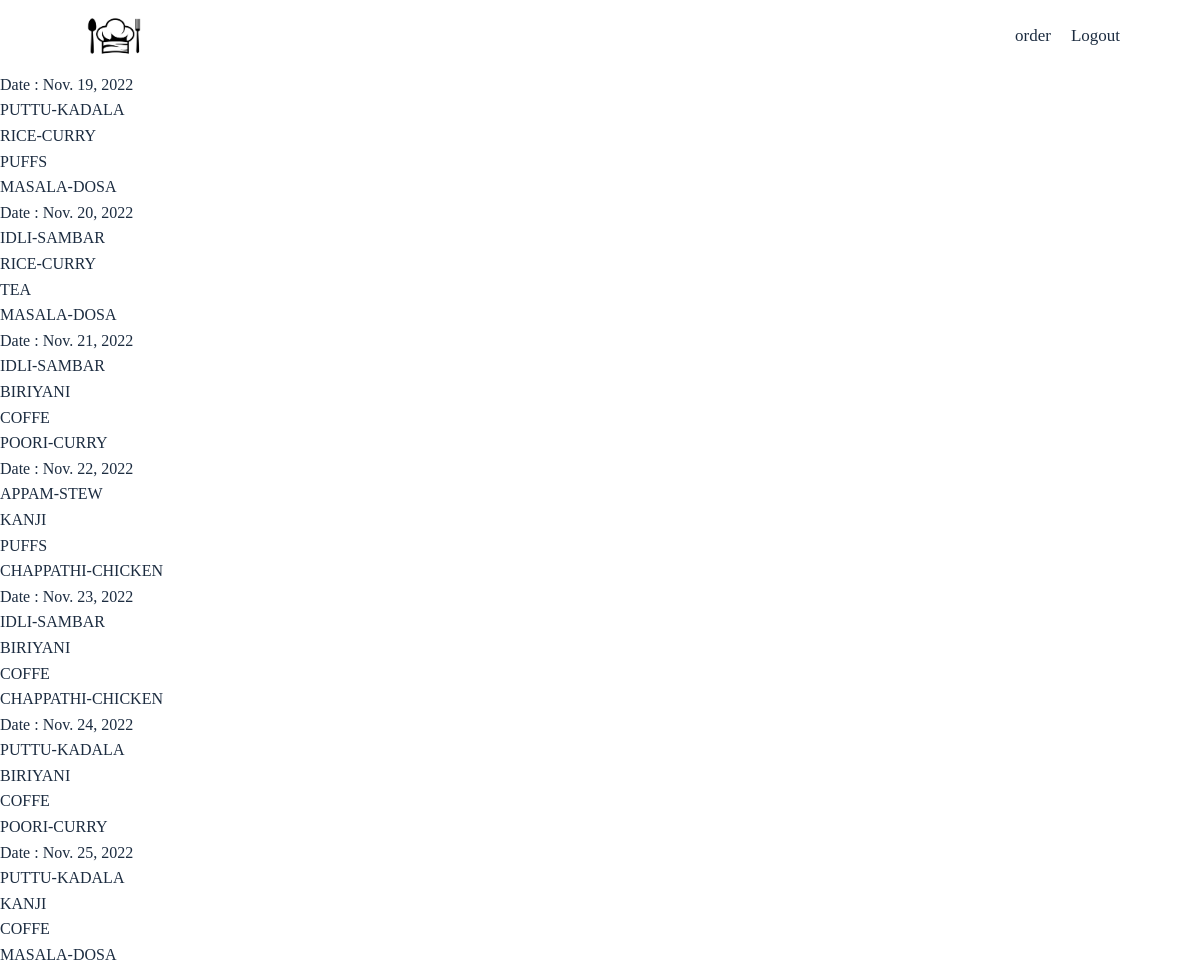
The page / (signed in) on the database its author committed.
### posts/models.py (models this page shows)
class SelectedFood(models.Model):
    BREAKFAST = (
        ('IDLI-SAMBAR', 'Idli-Sambar'),
        ('PUTTU-KADALA', 'Puttu-Kadala'),
        ('APPAM-STEW', 'Appam-Stew'),
    )
    LUNCH = (
        ('BIRIYANI', 'Biriyani'),
        ('RICE-CURRY', 'Rice-curry'),
        ('KANJI', 'Kanjis'),
    )
    SNACKS = (
        ('TEA', 'Tea'),
        ('COFFE', 'Coffe'),
        ('PUFFS', 'Puffs'),
    )
    SUPPER = (
        ('CHAPPATHI-CHICKEN', 'Chappathi-Chicken'),
        ('POORI-CURRY', 'Poori-Curry'),
        ('MASALA-DOSA', 'Masala Dosa'),
    )
    breakfast1 = models.CharField(choices=BREAKFAST,max_length=64)
    lunch1 = models.CharField(choices=LUNCH, max_length=64)
    snacks1 = models.CharField(choices=SNACKS, max_length=64)
    supper1 = models.CharField(choices=SUPPER, max_length=64)
    date1 = models.DateField()
    breakfast2 = models.CharField(choices=BREAKFAST,max_length=64)
    lunch2 = models.CharField(choices=LUNCH, max_length=64)
    snacks2 = models.CharField(choices=SNACKS, max_length=64)
    supper2 = models.CharField(choices=SUPPER, max_length=64)
    date2 = models.DateField()
    breakfast3 = models.CharField(choices=BREAKFAST,max_length=64)
    lunch3 = models.CharField(choices=LUNCH, max_length=64)
    snacks3 = models.CharField(choices=SNACKS, max_length=64)
    supper3 = models.CharField(choices=SUPPER, max_length=64)
    date3 = models.DateField()
    breakfast4 = models.CharField(choices=BREAKFAST,max_length=64)
    lunch4 = models.CharField(choices=LUNCH, max_length=64)
    snacks4 = models.CharField(choices=SNACKS, max_length=64)
    supper4 = models.CharField(choices=SUPPER, max_length=64)
    date4 = models.DateField()
    breakfast5 = models.CharField(choices=BREAKFAST,max_length=64)
    lunch5 = models.CharField(choices=LUNCH, max_length=64)
    snacks5 = models.CharField(choices=SNACKS, max_length=64)
    supper5 = models.CharField(choices=SUPPER, max_length=64)
    date5 = models.DateField()
    breakfast6 = models.CharField(choices=BREAKFAST,max_length=64)
    lunch6 = models.CharField(choices=LUNCH, max_length=64)
    snacks6 = models.CharField(choices=SNACKS, max_length=64)
    supper6 = models.CharField(choices=SUPPER, max_length=64)
    date6 = models.DateField()
    breakfast7 = models.CharField(choices=BREAKFAST,max_length=64)
    lunch7 = models.CharField(choices=LUNCH, max_length=64)
    snacks7 = models.CharField(choices=SNACKS, max_length=64)
    supper7 = models.CharField(choices=SUPPER, max_length=64)
    date7 = models.DateField()
    student = models.ForeignKey('posts.Students', on_delete=models.CASCADE)
    class Meta:
        verbose_name = "Selected Food"
        verbose_name_plural = "Selected Food"
    def __str__(self):
        return str(self.student)

### web/views.py (the view)
# urls.py: path('', views.index, name="index"),
def index(request):
    print(request.user.username)
    if (request.user.username == "admin"):
        students = Students.objects.all()
        context = {
            "title" : "Home Page",
            "students": students
        }
        return render(request, 'web/index.html',context=context)
    else:
        if (request.user.is_authenticated):
            if SelectedFood.objects.filter(student__user = request.user):
                order = SelectedFood.objects.get(student__user = request.user)
                print(order)
                context = {
                    "title" : "Home Page",
                    "orders":order,
                }
            else:
                context = {
                    "title" : "Home Page",
                }
        else:
            context = {
                "title" : "Home Page",
            }
        return render(request, 'web/index2.html',context=context)

### posts/models.py (called while the page is built)
    def __str__(self):
        return str(self.user)

### templates/web/index2.html (shortened to what this page needs)
<!DOCTYPE html>
<html lang="en">
<head>
    {% load static %}
    <link rel="stylesheet" href="{% static '../../static/css/style.css' %}">
</head>
<body>
    <section class="wrapper">
        <header>
            <div class="left">
                <img src="{% static '../../static/images/logo.png' %}" alt="image">
            </div>
            <div class="right">
                <ul>
                    <li>
                        <a href="{% url 'posts:order' %}">order</a>
                    </li>
                    {% if request.user.is_authenticated %}
                    <li>
                        <a href="{% url 'users:logout' %}">Logout</a>
                    </li>
                    {% else %}
                    <li>
                        <a href="{% url 'users:login' %}">Login</a>
                    </li>
                    {% endif %}
                </ul>
            </div>
        </header>
    </section>
    <section>
        <div>
            {% if orders %}
                <p>Date : {{orders.date1}} </p>
                <p>{{orders.breakfast1}}</p>
                <p>{{orders.lunch1}}</p>
                <p>{{orders.snacks1}}</p>
                <p>{{orders.supper1}}</p>
                <p>Date : {{orders.date2}} </p>
                <p>{{orders.breakfast2}}</p>
                <p>{{orders.lunch2}}</p>
                <p>{{orders.snacks2}}</p>
                <p>{{orders.supper2}}</p>
                <p>Date : {{orders.date3}} </p>
                <p>{{orders.breakfast3}}</p>
                <p>{{orders.lunch3}}</p>
                <p>{{orders.snacks3}}</p>
                <p>{{orders.supper3}}</p>
                <p>Date : {{orders.date4}} </p>
                <p>{{orders.breakfast4}}</p>
                <p>{{orders.lunch4}}</p>
                <p>{{orders.snacks4}}</p>
                <p>{{orders.supper4}}</p>
                <p>Date : {{orders.date5}} </p>
                <p>{{orders.breakfast5}}</p>
                <p>{{orders.lunch5}}</p>
                <p>{{orders.snacks5}}</p>
                <p>{{orders.supper5}}</p>
                <p>Date : {{orders.date6}} </p>
                <p>{{orders.breakfast6}}</p>
                <p>{{orders.lunch6}}</p>
                <p>{{orders.snacks6}}</p>
                <p>{{orders.supper6}}</p>
                <p>Date : {{orders.date7}} </p>
                <p>{{orders.breakfast7}}</p>
                <p>{{orders.lunch7}}</p>
                <p>{{orders.snacks7}}</p>
                <p>{{orders.supper7}}</p>
            {% endif %}
        </div>
    </section>
</body>
</html>

### static/css/style.css (style rules this page uses)
* { margin: 0; padding: 0; border: 0; vertical-align: baseline; background: transparent; font-weight: normal; text-decoration: none; outline: none; -webkit-box-sizing: border-box; -moz-box-sizing: border-box; box-sizing: border-box; font-family: "Gordita Regular"; }
ol, ul { list-style: none; }
body { font-size: 17px; color: #1c2c40; overflow-x: hidden; min-width: 320px; font-weight: 400; }
a { color: #1c2c40; }
p { line-height: 1.6em; font-size: 16px; font-weight: 400; }
.wrapper { width: 90%; margin: 0 auto; max-width: 1500px; }
header { display: flex; justify-content: space-between; align-items: center; }
header div.left { display: flex; width: 10%; }
header div.left img { width: 100%; display: block; }
header div.right { display: flex; }
header div.right ul { display: flex; justify-content: space-between; }
header div.right ul li { margin-right: 20px; }

### rows shown on the page
SelectedFood: date1 "Nov. 19, 2022", breakfast1 "PUTTU-KADALA", lunch1 "RICE-CURRY", snacks1 "PUFFS", supper1 "MASALA-DOSA", date2 "Nov. 20, 2022", breakfast2 "IDLI-SAMBAR", lunch2 "RICE-CURRY", snacks2 "TEA", supper2 "MASALA-DOSA", date3 "Nov. 21, 2022", breakfast3 "IDLI-SAMBAR", lunch3 "BIRIYANI", snacks3 "COFFE", supper3 "POORI-CURRY", date4 "Nov. 22, 2022", breakfast4 "APPAM-STEW", lunch4 "KANJI", snacks4 "PUFFS", supper4 "CHAPPATHI-CHICKEN", date5 "Nov. 23, 2022", breakfast5 "IDLI-SAMBAR", lunch5 "BIRIYANI", snacks5 "COFFE", supper5 "CHAPPATHI-CHICKEN", date6 "Nov. 24, 2022", breakfast6 "PUTTU-KADALA", lunch6 "BIRIYANI", snacks6 "COFFE", supper6 "POORI-CURRY", date7 "Nov. 25, 2022", breakfast7 "PUTTU-KADALA", lunch7 "KANJI", snacks7 "COFFE", supper7 "MASALA-DOSA"
